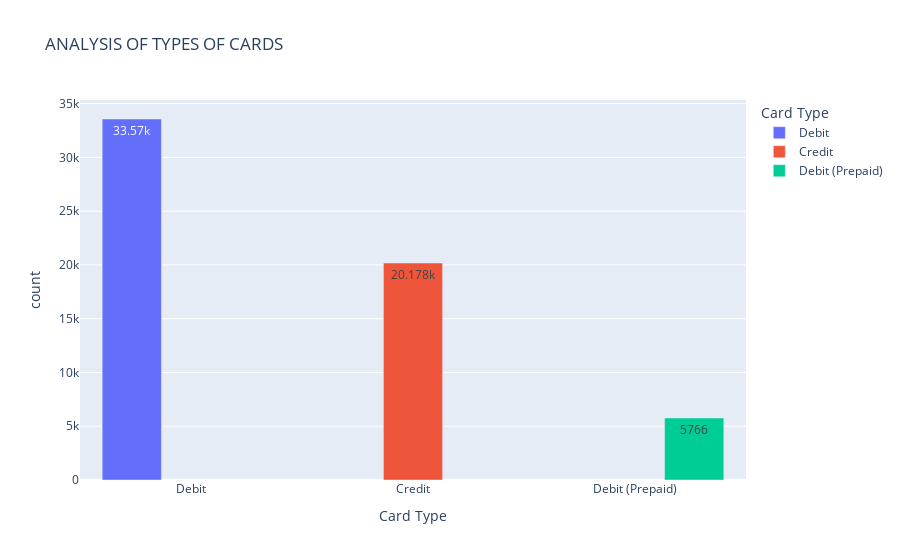

The notebook cell this image was saved under:
### Code cell
df=data.groupby('Card Type')['Card Type'].agg(['count']).sort_values(by='count',ascending=False)[:10]
df=df.reset_index()
px.bar(data_frame=df,x='Card Type',y='count',color='Card Type',barmode='group',text_auto=True,title='Analysis of Types of cards'.upper())

### Figure 1 — Plotly figure (JSON) as saved in the notebook; plotly's stock layout.template omitted (floating-point values rounded to 4 significant figures)
{"data": [{"alignmentgroup": "True", "hovertemplate": "Card Type=%{x}<br>count=%{y}<extra></extra>", "legendgroup": "Debit", "marker": {"color": "#636efa", "pattern": {"shape": ""}}, "name": "Debit", "offsetgroup": "Debit", "orientation": "v", "showlegend": true, "textposition": "auto", "texttemplate": "%{y}", "type": "bar", "x": ["Debit"], "xaxis": "x", "y": [33570], "yaxis": "y"}, {"alignmentgroup": "True", "hovertemplate": "Card Type=%{x}<br>count=%{y}<extra></extra>", "legendgroup": "Credit", "marker": {"color": "#EF553B", "pattern": {"shape": ""}}, "name": "Credit", "offsetgroup": "Credit", "orientation": "v", "showlegend": true, "textposition": "auto", "texttemplate": "%{y}", "type": "bar", "x": ["Credit"], "xaxis": "x", "y": [20178], "yaxis": "y"}, {"alignmentgroup": "True", "hovertemplate": "Card Type=%{x}<br>count=%{y}<extra></extra>", "legendgroup": "Debit (Prepaid)", "marker": {"color": "#00cc96", "pattern": {"shape": ""}}, "name": "Debit (Prepaid)", "offsetgroup": "Debit (Prepaid)", "orientation": "v", "showlegend": true, "textposition": "auto", "texttemplate": "%{y}", "type": "bar", "x": ["Debit (Prepaid)"], "xaxis": "x", "y": [5766], "yaxis": "y"}], "layout": {"barmode": "group", "legend": {"title": {"text": "Card Type"}, "tracegroupgap": 0}, "title": {"text": "ANALYSIS OF TYPES OF CARDS"}, "xaxis": {"anchor": "y", "categoryarray": ["Debit", "Credit", "Debit (Prepaid)"], "categoryorder": "array", "domain": [0, 1], "title": {"text": "Card Type"}}, "yaxis": {"anchor": "x", "domain": [0, 1], "title": {"text": "count"}}}}
